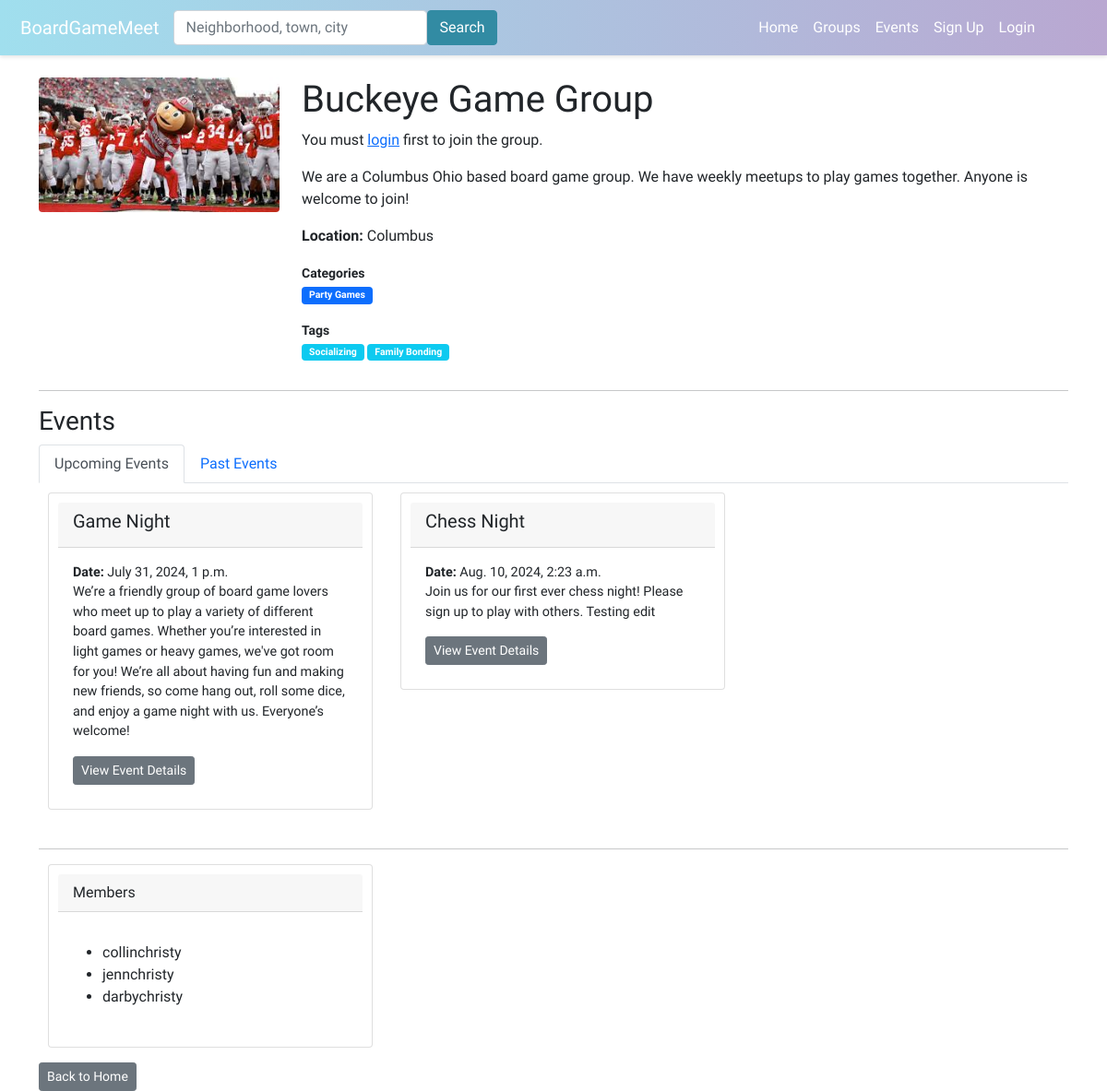
Before: /group/buckeye-game-group-2/ with the older database file.
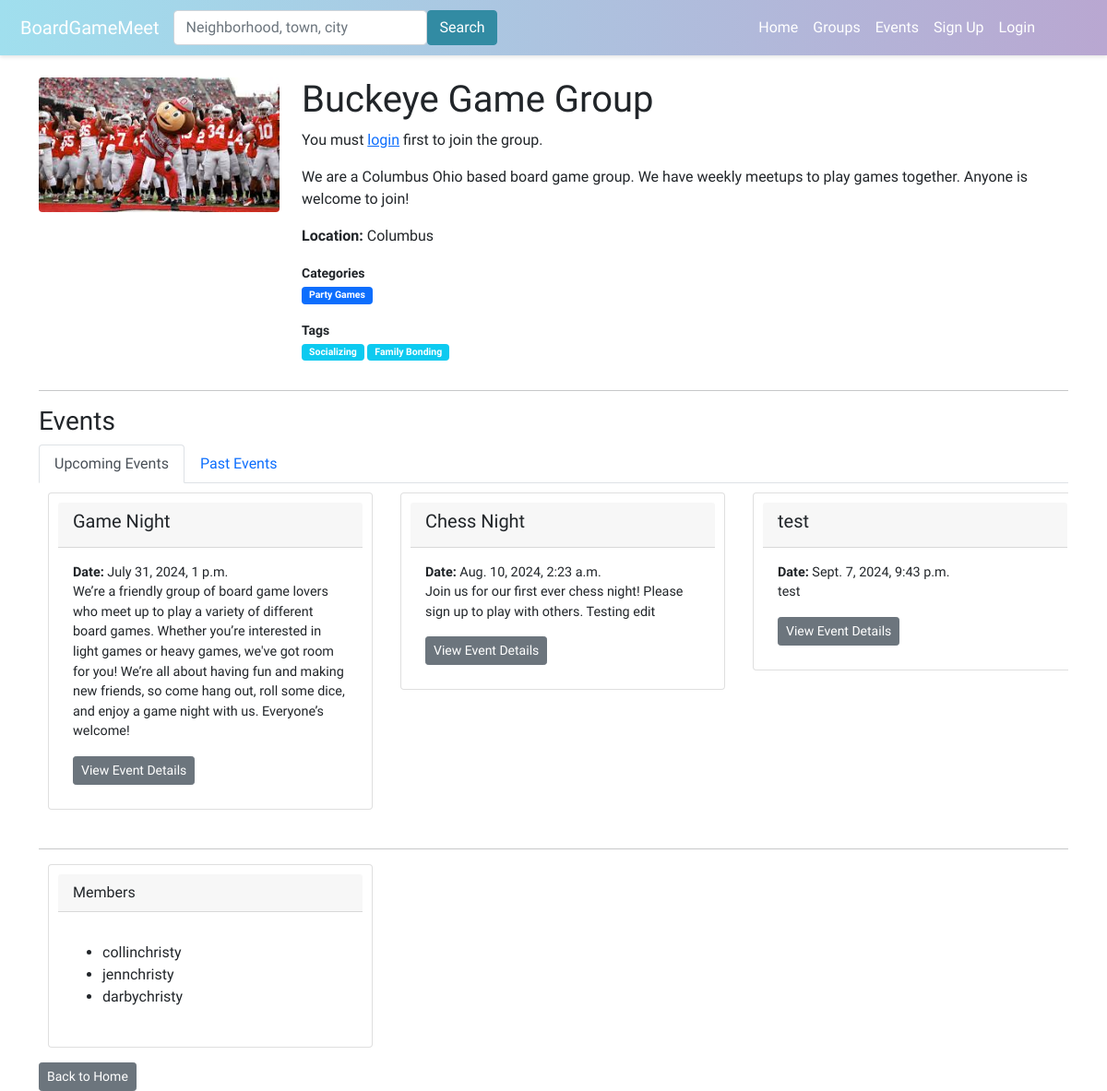
After: the same page with the newer database file.
### boardgame/models.py (models this page shows, shortened)
class Category(models.Model):
    name = models.CharField(max_length=100)

class Tag(models.Model):
    name = models.CharField(max_length=100)

class Event(models.Model):
    group = models.ForeignKey(Group, on_delete=models.CASCADE)
    title = models.CharField(max_length=100)
    description = models.TextField()
    date_time = models.DateTimeField()
    attendees = models.ManyToManyField(User, through='EventAttendance')
    event_image = models.ImageField(upload_to='event_images/', null=True, blank=True)
    categories = models.ManyToManyField(Category, related_name='events', blank=True)
    tags = models.ManyToManyField(Tag, related_name='events', blank=True)
    nominations_open = models.BooleanField(default=True)
    signups_open = models.BooleanField(default=False)
    admin_only_nominations = models.BooleanField(default=False)
    skip_nominations = models.BooleanField(default=False)

### boardgame/views.py (the view, shortened to what this page needs)
# urls.py: path('group/<slug:group_slug>/', views.group_profile, name='group_profile'),
def group_profile(request, group_slug):
    group = get_object_or_404(Group, slug=group_slug)
    members = group.members.all()
    is_member = False
    is_admin = False
    is_moderator = False
    if request.user.is_authenticated:
        is_member = members.filter(id=request.user.id).exists()
        is_admin = GroupMembers.objects.filter(user=request.user, group=group, is_admin=True).exists()
        is_moderator = GroupMembers.objects.filter(user=request.user, group=group, is_moderator=True).exists()
    now = datetime.now()
    upcoming_events = Event.objects.filter(group=group, date_time__gte=now).order_by('date_time')
    past_events = Event.objects.filter(group=group, date_time__lt=now).order_by('-date_time')
    group_location = GroupLocation.objects.filter(group=group).first()
    context = {
        'group': group,
        'group_location': group_location,
        'is_admin': is_admin,
        'is_moderator': is_moderator,
        'upcoming_events': upcoming_events,
        'past_events': past_events,
        'members': members,
        'is_member': is_member,
    }
    return render(request, 'boardgame/group_profile.html', context)

### boardgame/templates/boardgame/group_profile.html (shortened to what the changed rows need)
{% extends 'boardgame/base.html' %}
{% load static %}
{% block content %}
<div class="row">
    <div class="col-md-9">
        <h1>{{ group.name }}</h1>
        <div class="mb-1">
            <p class="small">
                {% for category in group.categories.all %}
                <a href="#" class="badge bg-primary text-decoration-none small py-1 px-2">{{ category.name }}</a>
                {% empty %}
                <span class="badge bg-secondary small py-1 px-2">No categories</span>
                {% endfor %}
            </p>
        </div>
        <div class="mb-1">
            <p class="small">
                {% for tag in group.tags.all %}
                <a href="#" class="badge bg-info text-decoration-none small py-1 px-2">{{ tag.name }}</a>
                {% empty %}
                <span class="badge bg-secondary small py-1 px-2">No tags</span>
                {% endfor %}
            </p>
        </div>
    </div>
</div>
<div class="tab-content" id="eventTabsContent">
    <div class="tab-pane fade show active" id="upcoming-events" role="tabpanel" aria-labelledby="upcoming-events-tab">
        <div class="event-container">
            {% for event in upcoming_events %}
            <div class="col-md-4 mb-3">
                <div class="card">
                    <div class="card-header">
                        <h5>{{ event.title }}</h5>
                    </div>
                    <div class="card-body">
                        <p class="card-text">
                            <strong>Date:</strong> {{ event.date_time }}<br>
                            {{ event.description }}
                        </p>
                        <a href="{% url 'event_details' event.id %}" class="btn btn-secondary btn-sm">View Event
                            Details</a>
                    </div>
                </div>
            </div>
            {% endfor %}
        </div>
    </div>
</div>
<div class="col-md-4 mb-3">
    <div class="card">
        <div class="card-body">
            <p class="card-text">
            <ul>
                {% for member in members %}
                <li>{{ member.username }}</li>
                {% endfor %}
            </ul>
            </p>
        </div>
    </div>
</div>
{% endblock %}

Changed rows visible on the page:
added Event: title "test", date_time "Sept. 7, 2024, 9:43 p.m.", description "test"
